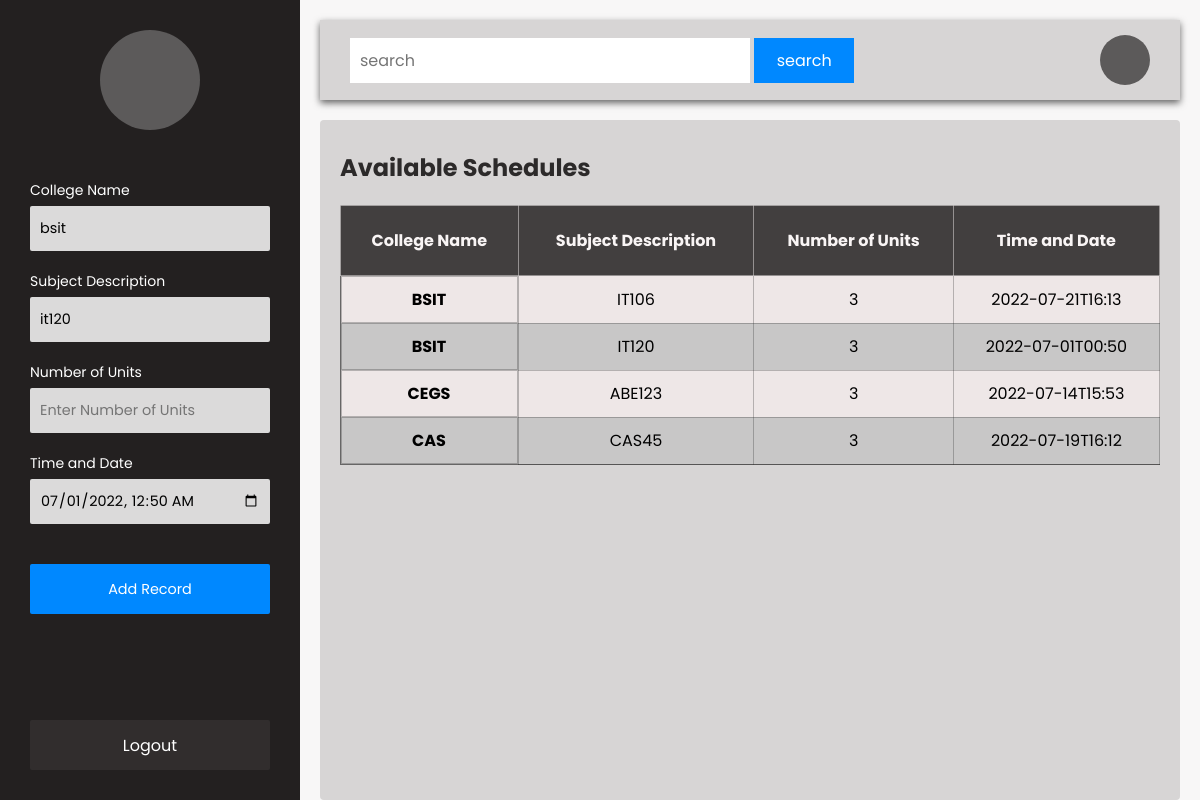
The app's page /members/updatePage/update/37 with its own data.
### members/models.py (models this page shows)
class college(models.Model):
  collegeName = models.CharField(max_length=200)
  subject = models.CharField(max_length=200)
  numberOfUnits = models.CharField(max_length=200)
  timeAndDate = models.CharField(max_length=200)

### members/views.py (the view)
# urls.py: path('updatePage/update/<int:id>',views.update, name='update'),
def update(request, id):
  myCollege = college.objects.get(id=id)
  myCollege1 = college.objects.all().values()
  return render(request,'update.html',{
    'myCollege': myCollege,
    'myCollege1': myCollege1
  })

### members/templates/update.html (shortened to what this page needs)
<!DOCTYPE html>
<html lang="en">
<head>
</head>
<body>
    <main>
        <div  class="sidenav">
            <div class="upper-sidenav">
                <div class="logo"></div>
            <div class="form-field">
                <form action="updaterecord/{{myCollege.id}}" method="post">
                    <div class="input-field">
                        <label for="">College Name</label>
                        <input type="text" name="collegeName" placeholder="Enter College Name" value="{{myCollege.collegeName}}" required>
                    </div>
                    <div class="input-field">
                        <label for="">Subject Description</label>
                        <input type="text" name="subject" placeholder="Enter Subject Description" value="{{myCollege.subject}}" required>
                    </div>
                    <div class="input-field">
                        <label for="">Number of Units</label>
                        <input type="number" name="numberOfUnits" placeholder="Enter Number of Units" value="{{myCollege.numberOfUnits" required>
                    </div>
                    <div class="input-field">
                        <label for="">Time and Date</label>
                        <input type="datetime-local" name="timeAndDate" placeholder="Enter Time and Date" value="{{myCollege.timeAndDate}}" required>
                    </div>
                    <input id="submit-btn" type="submit" value="Add Record">
                </form>
            </div>
        </div>
            <button id="logout">Logout</button>
        </div>
        <div class="content">
            <div class="uppernavigation">
                <form action="">
                    <input type="seacrh" placeholder="search">
                    <input type="submit" value="search">
                </form>
                <div class="profile"></div>
            </div>
            <div class="table-container">
                <h1>Available Schedules</h1>
                <table>
                    <thead>
                        <tr>
                        <th>College Name</th>
                        <th>Subject Description</th>
                        <th>Number of Units</th>
                        <th>Time and Date</th>
                        </tr>
                    </thead>
                    <tbody>
                        {% for x in myCollege1 %}
                        <tr>
                        <td> {{ x.collegeName|upper }}</td>
                        <td>{{ x.subject|upper }}</td>
                        <td>{{ x.numberOfUnits }}</td>
                        <td>{{ x.timeAndDate }}</td>
                        </tr>
                        {% endfor %}
                    </tbody>
                </table>
            </div>
        </div>
    </main>
</body>
</html>

### members/templates/update.html (style rules this page uses)
* { margin:0; padding:0; box-sizing:border-box; font-family: 'Poppins', sans-serif; }
:root { --primary-color: rgb(69, 68, 68); --secondary-color: rgb(92, 90, 90); --white-color: #fff; --btn-color:rgb(0, 136, 255); }
body { width:100%; height:100vh; background-color:#F8F7F7; }
main { width:100%; height:100%; display:grid; grid-template-columns:300px 1fr; }
.sidenav { width:100%; height:100%; background-color:#232020; display:flex; align-items:center; justify-content:space-between; flex-direction:column; padding:30px 30px; }
.sidenav .logo { width:100px; height:100px; background-color:rgb(92, 90, 90); border-radius:50%; }
.upper-sidenav { width:100%; display:flex; align-items:center; justify-content:center; flex-direction:column; gap:50px; }
.form-field { width:100%; display:flex; align-items:center; justify-content:center; flex-direction:column }
.form-field form { width:100%; display:flex; align-items:center; justify-content:center; flex-direction:column; gap:20px; }
.form-field .input-field { width:100%; display:flex; align-items:flex-start; justify-content:flex-start; flex-direction:column; gap:5px; font-size:14px; }
.form-field .input-field label { color:var(--white-color); }
.form-field .input-field input { width:100%; height:45px; border:none; outline:none; padding:0px 10px; font-size:0.9rem; border-radius:2px; background-color:#dbdada; }
.form-field form #submit-btn { width:100%; height:50px; background-color:var(--btn-color); color:var(--white-color); border:none; outline:none; border-radius:2px; cursor:pointer; font-size:0.9rem; margin-top:20px; }
.sidenav #logout { width:100%; height:50px; background-color:#312d2d; color:var(--white-color); font-size:0.9rem; border:none; outline:none; cursor:pointer; border-radius:2px; font-size:1rem; transition:300ms; }
.content { width:100%; height:100%; display:grid; grid-template-rows:80px 1fr; padding:20px 20px; }
.uppernavigation { width:100%; height:100%; background-color:#D7D5D5; display:flex; align-items:center; justify-content:space-between; padding:0px 30px; box-shadow:0px 3px 7px rgba(0, 0, 0, 0.6); }
.uppernavigation form input { width:400px; height:45px; padding:0px 10px; font-size:1rem; border:none; outline:none; }
.uppernavigation form input:nth-child(2) { width:100px; background-color:var(--btn-color); color:var(--white-color); }
.uppernavigation .profile { width:50px; height:50px; background-color:var(--secondary-color); border-radius:50%; }
.table-container { width:100%; height:100%; padding:30px 20px; background-color:#D7D5D5; margin-top:20px; border-radius:4px; }
.table-container h1 { margin-bottom:20px; color:rgb(44, 42, 42); font-size:24px; }
table { width:100%; border-collapse: collapse; background-color:rgb(103, 102, 102); }
table th { color:rgb(249, 245, 245); padding:10px; background-color:#423f3f; border:1px solid rgba(206, 201, 201, 0.6); height:70px; font-size:1rem; }
table td { text-align:center; padding:10px 8px; border:1px solid rgb(48, 47, 47,0.3); }
table td:nth-child(1) { text-align:left; font-weight:700; display:flex; align-items:flex-start; justify-content:center; gap:10px; }
table tr:nth-child(odd) { background-color:rgb(238, 231, 231); }
table tr:nth-child(even) { background-color:rgb(200, 199, 199); }

### records on screen
college: collegeName "bsit", subject "it120", timeAndDate "07/01/2022 00:50", collegeName "BSIT", subject "IT120", numberOfUnits "3", timeAndDate "2022-07-01T00:50"
college: collegeName "BSIT", subject "IT106", numberOfUnits "3", timeAndDate "2022-07-21T16:13"
college: collegeName "CEGS", subject "ABE123", numberOfUnits "3", timeAndDate "2022-07-14T15:53"
college: collegeName "CAS", subject "CAS45", numberOfUnits "3", timeAndDate "2022-07-19T16:12"
